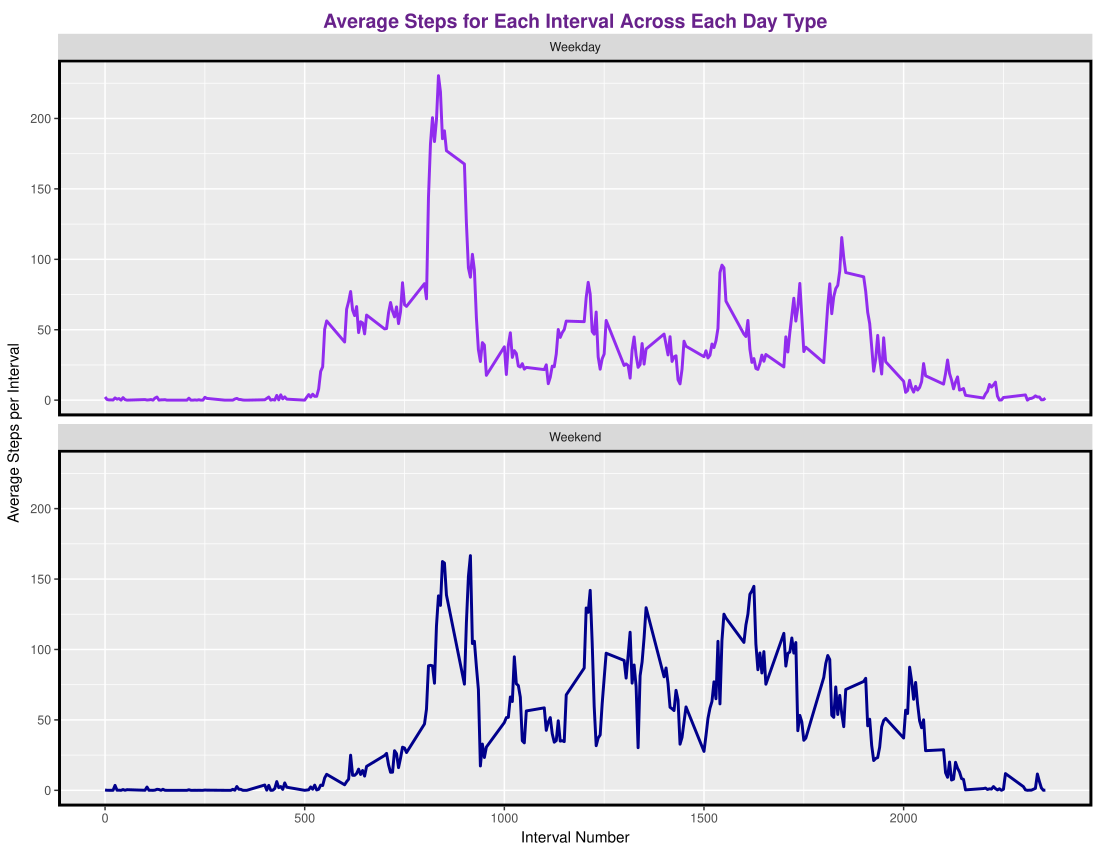

This figure's R source:
plot4 <- 


        tbldaysteps <- tblcomplete %>%
                select(steps,
                       interval,
                       date) %>%
                mutate(intervaldate = as.Date(date, format = "%Y-%m-%d"))

                tbldaysteps <- tbldaysteps %>%
                select(steps,
                       interval, 
                       intervaldate) %>%
                mutate(datetype =  ifelse(weekdays(intervaldate)=="Saturday" | weekdays(intervaldate)=="Sunday", "Weekend", "Weekday")) %>%
                arrange(datetype, interval) %>%
                group_by(datetype, interval) %>%
                summarise(meansteps = mean(steps))
                
                tbldates <- tblcomplete %>%
                        select(date) %>%
                        mutate(intervaldate = as.Date(date, format = "%Y-%m-%d")) %>%
                        arrange(intervaldate) %>%
                        summarise(mindate = min(intervaldate), maxdate = max(intervaldate))
                
                mindate <- tbldates[1,1]
                maxdate <- tbldates[1,2]
                
                cbPalette <- c("purple2", 
                               "blue4")
                
                #create the plot
                #create the plot
                plot5 <- ggplot(tbldaysteps, aes(x= interval, 
                                                 y= meansteps,
                                                 group = datetype, 
                                                 colour= datetype))
                plot5 <- plot5 + geom_line(size = 1) 
                plot5 <- plot5 + scale_colour_manual(values = cbPalette)
                plot5 <- plot5 + facet_wrap(~ datetype, ncol = 1, nrow = 2)
                plot5 <- plot5 + labs(x = "Interval Number" ,
                                      y = "Average Steps per Interval", 
                                      title = "Average Steps for Each Interval Across Each Day Type")
                                        subtitle = paste("Dates from ", 
                                         format(mindate, format="%Y-%m-%d"),
                                        " to ",
                                        format(maxdate, format="%Y-%m-%d"))
                plot5 <- plot5 + theme(plot.title=element_text(size=14, 
                                               hjust=0.5, 
                                               face="bold", 
                                               colour="darkorchid4", 
                                               vjust=-1))
                plot5 <- plot5 + theme(plot.subtitle=element_text(size=10, 
                                                  hjust=0.5, 
                                                  face="bold", 
                                                  colour="black", 
                                                  vjust=-1))
                plot5 <- plot5 + theme(panel.border = element_rect(colour = "black",
                                                   fill=NA, 
                                                   size=2))
                plot5 <- plot5 + theme(legend.position="none")
                print(plot5) 
